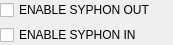
<?xml version="1.0" encoding="UTF-8"?>
<ui version="4.0">
 <class>InterfaceSyphon</class>
 <widget class="QWidget" name="InterfaceSyphon">
  <property name="geometry">
   <rect>
    <x>0</x>
    <y>0</y>
    <width>173</width>
    <height>37</height>
   </rect>
  </property>
  <property name="windowTitle">
   <string>Form</string>
  </property>
  <property name="statusTip">
   <string>Syphon Interface|IanniX can output its score video flow through Syphon. With this functionnality, you can for example use the score as an element of your video installation or performance (video mapping, VJ-ing...).</string>
  </property>
  <layout class="QVBoxLayout" name="verticalLayout">
   <property name="spacing">
    <number>5</number>
   </property>
   <property name="leftMargin">
    <number>0</number>
   </property>
   <property name="topMargin">
    <number>0</number>
   </property>
   <property name="rightMargin">
    <number>0</number>
   </property>
   <property name="bottomMargin">
    <number>0</number>
   </property>
   <item>
    <widget class="QCheckBox" name="serverEnable">
     <property name="toolTip">
      <string>Enables or disables score rendering output through Syphon</string>
     </property>
     <property name="text">
      <string>ENABLE SYPHON OUT</string>
     </property>
    </widget>
   </item>
   <item>
    <widget class="QCheckBox" name="clientEnable">
     <property name="toolTip">
      <string>Enables or disables score rendering output through Syphon</string>
     </property>
     <property name="text">
      <string>ENABLE SYPHON IN</string>
     </property>
    </widget>
   </item>
  </layout>
 </widget>
 <resources/>
 <connections/>
</ui>
